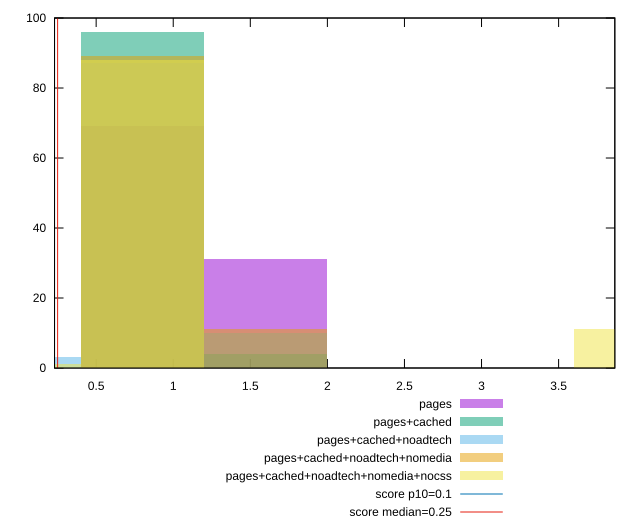

Here is the gnuplot script that generated this plot:
reset

$pages <<EOF
0.8002151493528059 69
1.6004302987056118 31
EOF

$pagesCached <<EOF
0.8002151493528059 96
1.6004302987056118 4
EOF

$pagesCachedNoadtech <<EOF
1.6004302987056118 10
0.8002151493528059 87
0 3
EOF

$pagesCachedNoadtechNomedia <<EOF
1.6004302987056118 11
0.8002151493528059 89
EOF

$pagesCachedNoadtechNomediaNocss <<EOF
0.8002151493528059 88
0 1
4.001075746764029 11
EOF

set key outside below
set boxwidth 0.8002151493528059
set xrange [0.23000520833333332:3.864670138888889]
set yrange [0:100]
set trange [0:100]
set style fill transparent solid 0.5 noborder

set parametric
set terminal svg size 640, 530 enhanced background rgb 'white'
set output "report_00019_2021-02-10T18-14-37.922Z//cumulative-layout-shift/comparison/histogram/all_raw.svg"

plot $pages title "pages" with boxes, \
     $pagesCached title "pages+cached" with boxes, \
     $pagesCachedNoadtech title "pages+cached+noadtech" with boxes, \
     $pagesCachedNoadtechNomedia title "pages+cached+noadtech+nomedia" with boxes, \
     $pagesCachedNoadtechNomediaNocss title "pages+cached+noadtech+nomedia+nocss" with boxes, \
     0.1,t title "score p10=0.1", \
     0.25,t title "score median=0.25"

reset
